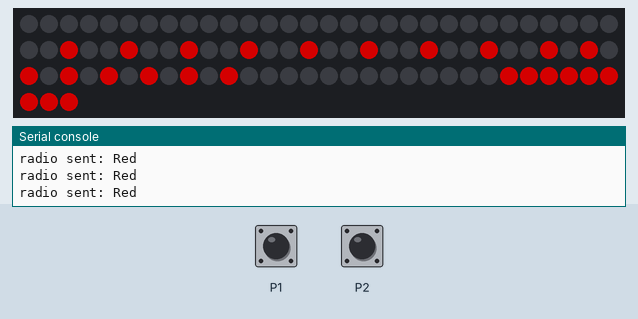
Recording of a program running on a simulated BBC micro:bit running MicroPython. Shown: 93 RGB LEDs in strip order, left to right, continuing on the next row, the last lines printed to the serial console. The test bench sets the inputs (shaded band); at power-on: P1 HIGH, P2 HIGH. Dim RGB values are drawn brighter than linear; no radio messages arrive unless stated (any console line starting 'radio sent:' is added by the test bench).

Above: at 1.2 s.
1.3 s: P1 pulled LOW for 0.15 s
At 1.9 s:
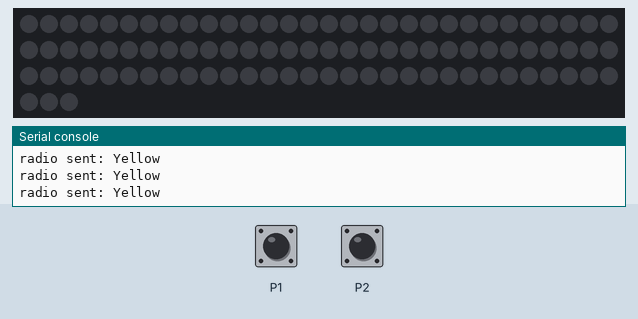
2.0 s: P1 pulled LOW for 1 s
At 2.57 s:
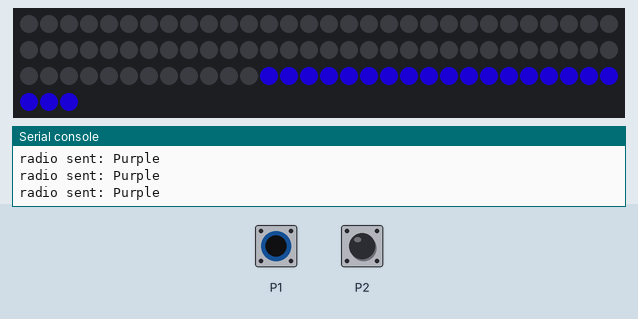
3.6 s: P1 pulled LOW for 3.2 s
At 5.24 s:
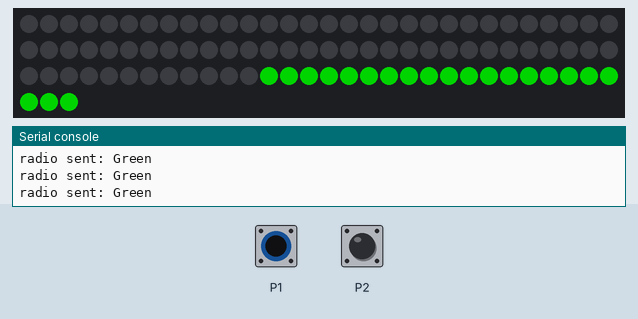
7.4 s: P2 pulled LOW for 1 s
At 8.21 s:
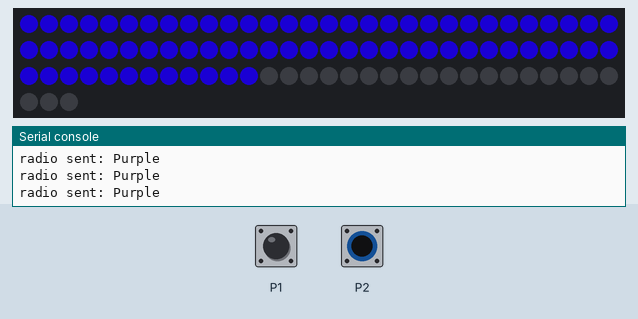
9.0 s: P2 pulled LOW for 1 s
10.6 s: P2 pulled LOW for 3.2 s
At 14.9 s:
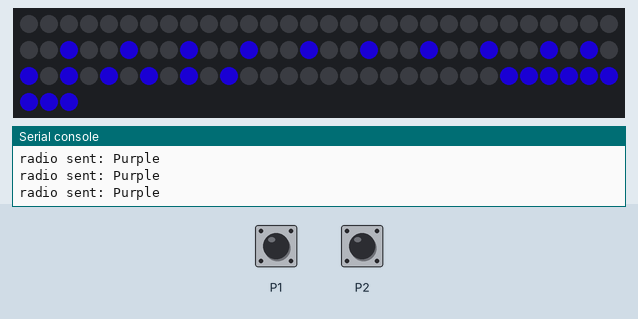

The program:

microbit_MagicalStaff.py
```python
"""
    microbit_neopixel_test.py

    Turns on an LED in order of connected.
    This example requires a circle of 93 Neopixels (WS2812) connected to pin0.

"""
from microbit import *
import neopixel
import radio

pin1.set_pull(pin1.PULL_UP)
pin2.set_pull(pin2.PULL_UP)

# Setup the Neopixel
np = neopixel.NeoPixel(pin0, 93)

turn_off = (  0,   0,   0)
red      = (128,   0,   0)
green    = (  0, 128,   0)
blue     = (  0,   0, 128)
purple   = ( 16,   0, 128)
yellow   = (128, 128,   0)
cyan     = (  0, 128, 128)
orange   = (128,  32,   0)

sun  = (32, 35, 38, 41, 44, 47, 50, 53, 56, 58, 60, 62, 64, 66, 68, 70, 84, 85, 86, 87, 88, 89, 90, 91, 92)
star = (32, 35, 38, 41, 44, 47, 50, 53, 56, 58, 60, 62, 64, 66, 68, 70, 73, 74, 76, 77, 79, 80, 82, 83, 84, 85, 86, 87, 88, 89, 90, 91, 92)
moon = (32, 33, 34, 35, 36, 37, 38, 39, 40, 51, 52, 53, 54, 55, 56, 57, 58, 59, 60, 70, 71, 72, 73, 74)

mark  = (sun, star, moon)
color = (red, yellow, purple, cyan, orange, blue, green)

words = ('Red', 'Yellow', 'Purple', 'Cyan', 'Orange', 'Blue', 'Green')

sw1 = 0
sw2 = 0
step = 0

radio.config(group=0x03)
radio.on()

while True:

    if step == 0:
        for i in range(0, len(np)): np[i] = turn_off
        np[92] = color[sw1]
    elif step == 1:
        for i in range(8): np[i+84] = color[sw1]
        sleep(64)
    elif step == 2:
        for i in range(12): np[i+72] = color[sw1]
        sleep(48)
    elif step == 3:
        for i in range(16): np[i+56] = color[sw1]
        sleep(32)
    elif step == 4:
        for i in range(24): np[i+32] = color[sw1]
        sleep(24)
    elif step == 5:
        for i in range(32): np[i] = color[sw1]
        sleep(16)
    elif step == 6:
        np[92] = turn_off
    elif step == 7:
        for i in range(8): np[i+84] = turn_off
        sleep(64)
    elif step == 8:
        for i in range(12): np[i+72] = turn_off
        sleep(48)
    elif step == 9:
        for i in range(16): np[i+56] = turn_off
        sleep(32)
    elif step == 10:
        for i in range(24): np[i+32] = turn_off
        sleep(24)
    elif step == 11:
        for i in range(32): np[i] = turn_off
        sleep(16)
    elif step == 12:
        for i in mark[sw2]: np[i] = color[sw1]
        sleep(500)

    # Display the current pixel data on the Neopixel strip
    np.show()
    sleep(10)

    radio.send(words[sw1])

    if step < 11:
        step = step + 1
    else:
        #スイッチ入力待ち
        while True:
            if pin1.read_digital() == 0:
                sw1 = (sw1+1)%7
                step = 0
                break

            if pin2.read_digital() == 0:
                radio.send('Reset')
                sw2 = (sw2+1)%3
                step = 0
                sleep(50)
                break

            if step == 11:
                step = 12
                break

            sleep(10)
```

Measured:
- after the input at 1.3 s, the LEDs: first change at once (image 1 shows a later state)
- after the input at 2.0 s, the LEDs: first differ from a run without the input after 0.36 s (image 2 shows a later state)
- after the input at 3.6 s, the LEDs: first differ from a run without the input after 0.35 s (image 3 shows a later state)
- after the input at 7.4 s, the LEDs: first differ from a run without the input after 0.35 s (image 4 shows a later state)
- after the input at 10.6 s, the LEDs: first differ from a run without the input after 0.53 s (image 5 shows a later state)
